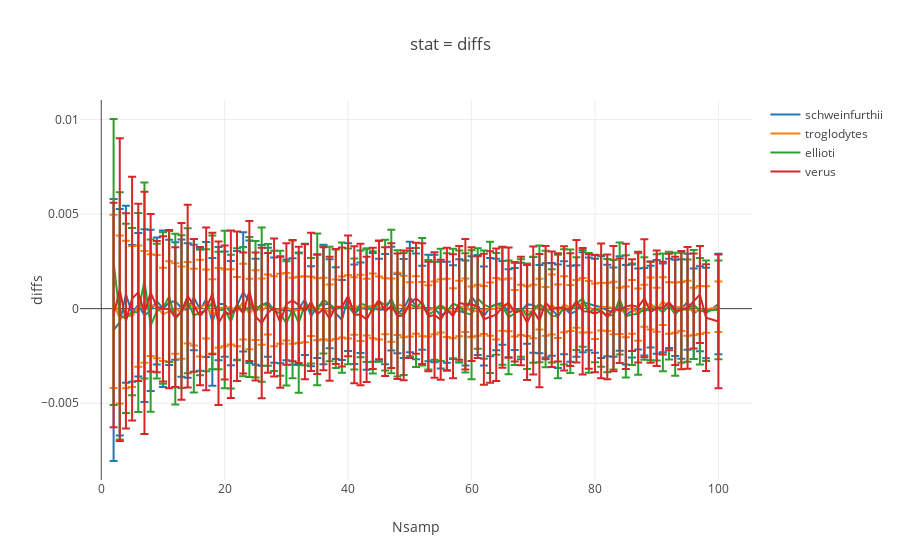

The cell this chart's notebook holds for it:
### Code cell
## Var
var_select= 'diffs'

plot_dataSum(var_select,syndicate_dict,samp_order)
